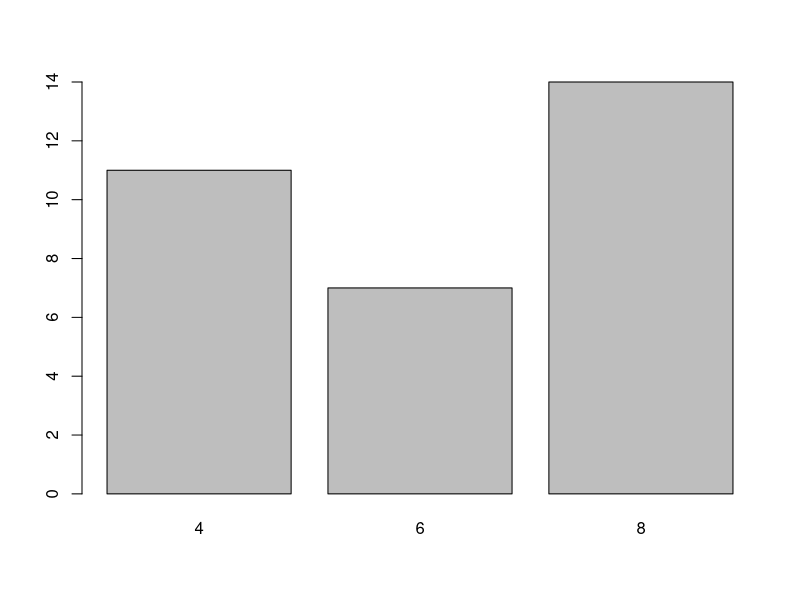
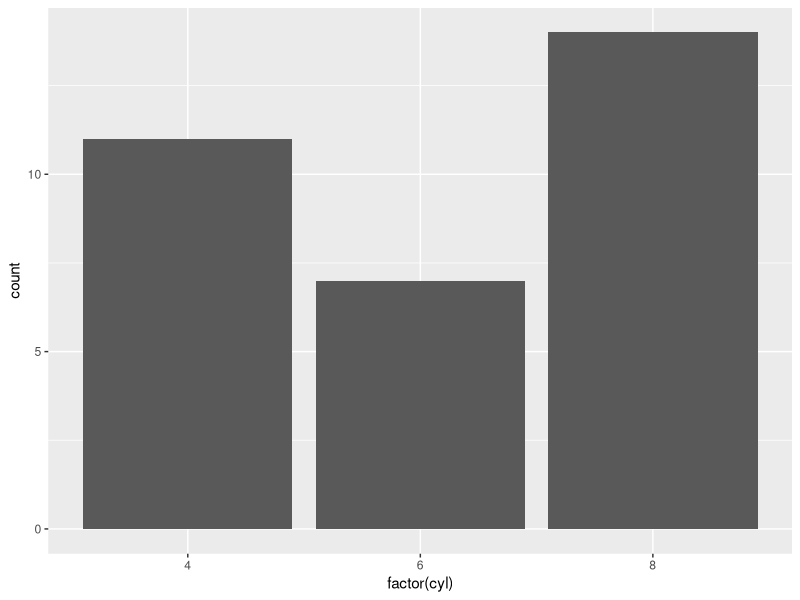
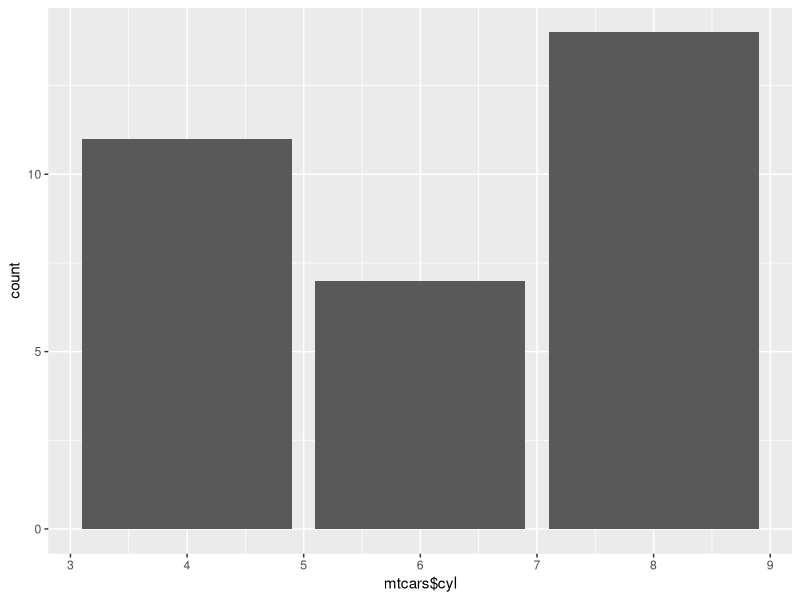
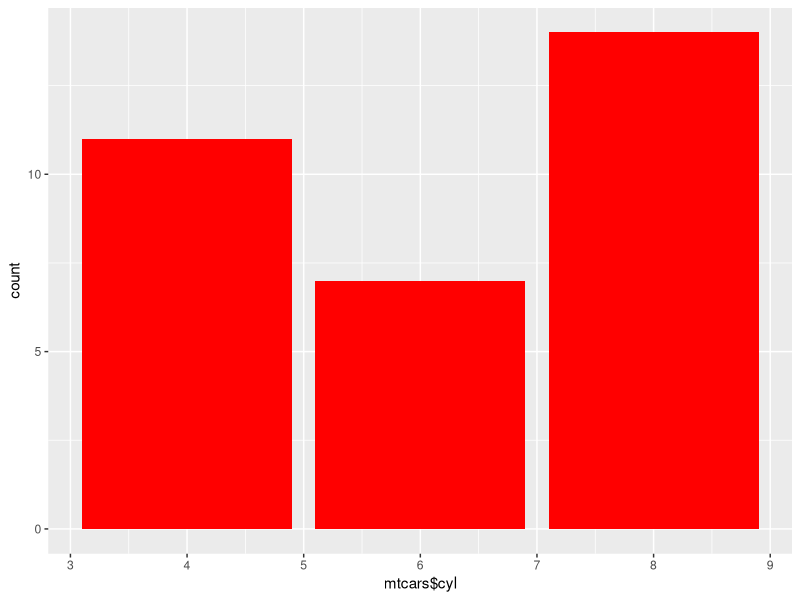
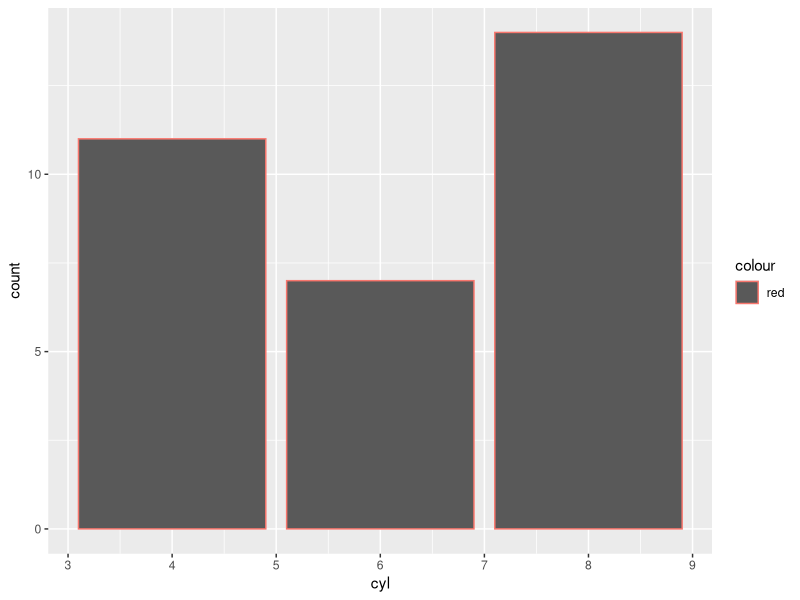
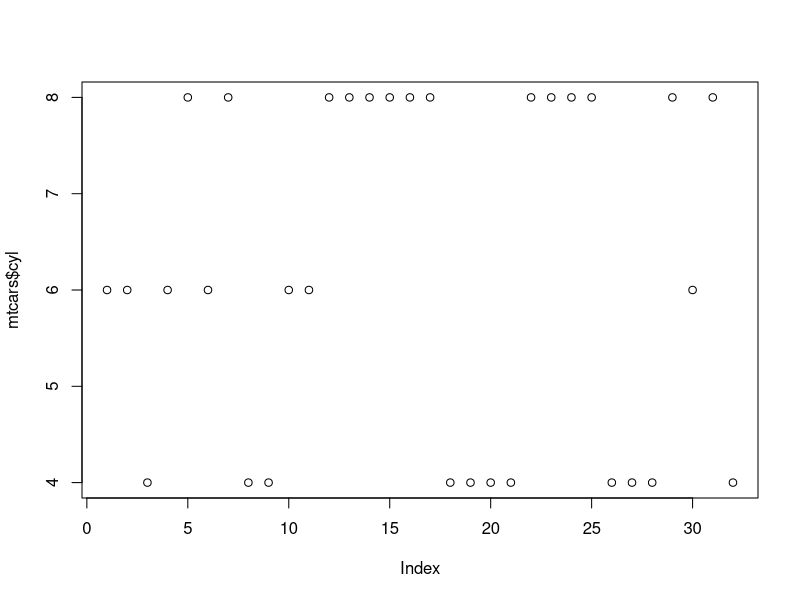
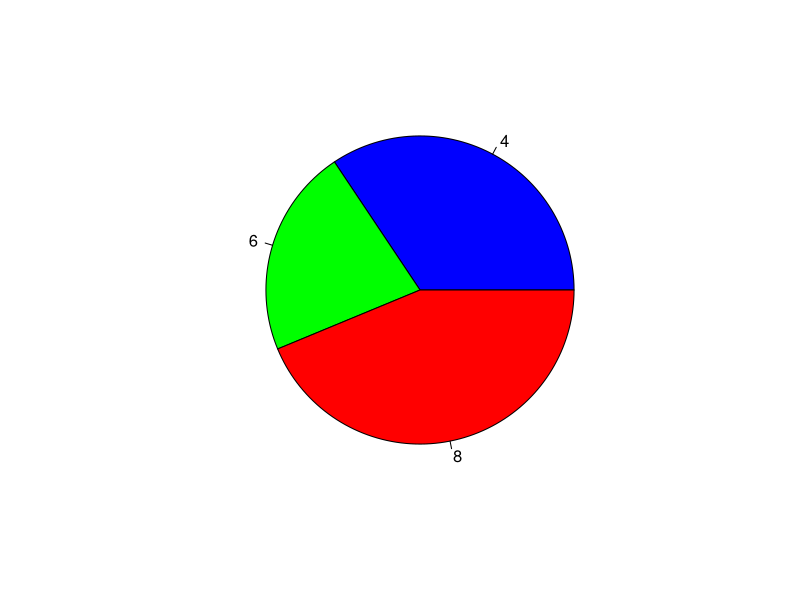
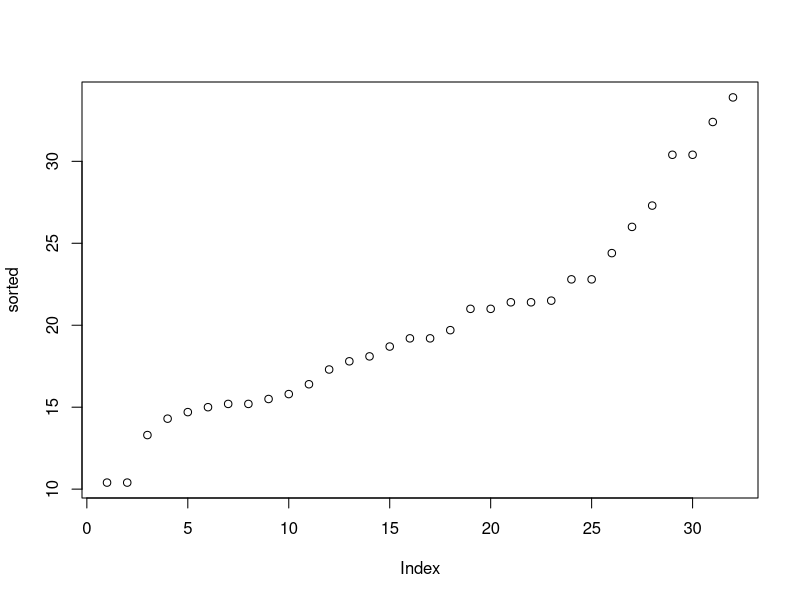

These figures' R source, in order:
################################################################
## Skript:      2 - Plot-Techniken-eine-Variable
## Studiengang: CAS Datenanalyse HS 18
## Modul:       Graphische Datenexploration und Datenvisualisierung  
## Lernziele:   (1) Univariate Techniken der Datenexploration mit R
##              (2) Unterschiede konventionelle Plot-Methode und ggplot erkennen 
##              (3) Kernelemente von ggplot kennenlernen (daten, aes und geom_)
##      
####################################

## Libraries
library(ggplot2)

###
# Daten - Motor Trend Car Road Tests - mtcars
# Führen Sie eine erste Datenbegutachtung durch, damit Sie eine grundlegende Vorstellung
# der verwendeten Daten haben
help(mtcars)
head(mtcars)

###############
# Balken-Diagramme

# Erstellen Sie ein Balken-Diagramm für die Zylinderzahl mit der konventionellen Plot Funktion
# Man beachte: es ist nötig, eine Häufigkeitsauszählung (mit table) einzuweben
tab <- table(mtcars$cyl)
barplot(tab)

# Erstellen Sie ein Balken-Diagramm mit ggplot 
# Übergeben Sie die Varialbe cyl einmal als kategoriales Merkmal (factor) 
# und einmal als kontinuierliches Merkmal (numeric)

# Mit Zylinder als kategorialem Merkmal
ggplot(mtcars, aes(x=factor(cyl)))+
  geom_bar()

# Mit Zylinder als kontinuierlichem Merkmal
ggplot(mtcars, aes(x=mtcars$cyl))  +
  geom_bar()

# alternative perso : fill color.
ggplot(mtcars, aes(x=mtcars$cyl))  +
  geom_bar(fill="red")

# alternative perso.
df <- as.data.frame(mtcars$cyl)
colnames(df) <- "cyl"
ggplot(df, aes(cyl, col="red", ) )  +
  geom_bar()

###############
# Kuchendiagramme

# Zeichnen Sie ein Kuchendiagram mit der konventionellen Plot Funktion
# Auch hier ist nötig, eine Häufigkeitsauszählung einzuweben
plot(mtcars$cyl)
pie(table(mtcars$cyl), col=c("blue", "green", "red"))

## In ggplot gibt es keine direkte Umsetzung eines Kuchendiagrammes, weil Hadley Wickham, wie viele andere Statistiker
## glaubt, dass Kuchendiagramme ungenau sind


###############
# Histogramme
# http://www.r-bloggers.com/how-to-make-a-histogram-with-basic-r/

# Untersuchen Sie die Verteilung der Variable mpg (miles per gallon)
# Die Variable gibt Auskunft zum Benzinverbrauch
# (eine Meile ~1.6 KM, eine Gallone ~ 3.8 liter)
head(mtcars$mpg)

sorted <- sort(mtcars$mpg)
head(sorted)

plot(sorted)
# Erstellen Sie ein Histogramm mit der konventionellen Plot Funktion
# In welche Kategorie fallen am meisten Fahrzeuge?
hist(mtcars$mpg)

# Verändern Sie die Zahl der Klassen über die Option breaks 
# Wie sieht das Histogram aus mit 5,7,10 Unterteilungen aus?
# Ändert sich etwas in Bezug auf die Aussage, welch Kategorie von Benzinverbrauch am häufigsten vorkommt?
hist(mtcars$mpg, breaks = 10)

# Erstellen Sie ein Histogramm mit ggplot
# Wie geht ggplot bei der Bestimmung der Breite der Intervalle vor?
ggplot(mtcars, aes(x=mpg))+
  geom_bar()

# Mit ggplot lässt sich die Breite der Klassen bspw. über "binwidth" steuern 
# Justieren Sie die Intervallbreite so, dass sie ungefähr der Einteilung von breaks=10
#mit der konvetionellen Plot-Funktion entspricht.
ggplot(mtcars, aes(x=mpg))+
  geom_histogram(
    binwidth =2,
    aes(fill=..count..))

###############
# Boxplot
# 

# Erstellen Sie ein Boxplot für die Pferdestärke (hp=horsepower) mit der konventionellen Plotfunktion
boxplot(mtcars$hp, main="boxplot")

# Erstellen Sie ein Boxplot für die Pferdestärke (hp=horsepower) mit ggplot
ggplot(mtcars, aes(x="", y=hp)) + 
  geom_boxplot()

# perso: boxplot with hp as function of the number of cyls
ggplot(mtcars, aes(x=cyl, y=hp, group=cyl)) + 
  geom_boxplot()

hist(mtcars$cyl)

# Hinweis: geom_boxplot braucht eine Spezifikation für das x-aes (bspw. x="")

# Gibt es ein Auto, dass aufgrund der Daten als Ausreiser bezeichnet werden kann? 
# Um welches Auto handelt es sich?


ggplot(data=mtcars, aes(x=factor(""),y=hp))+
  geom_boxplot()+
  geom_text(data=mtcars[mtcars$hp>300,],label=rownames(mtcars[mtcars$hp>300,]))













